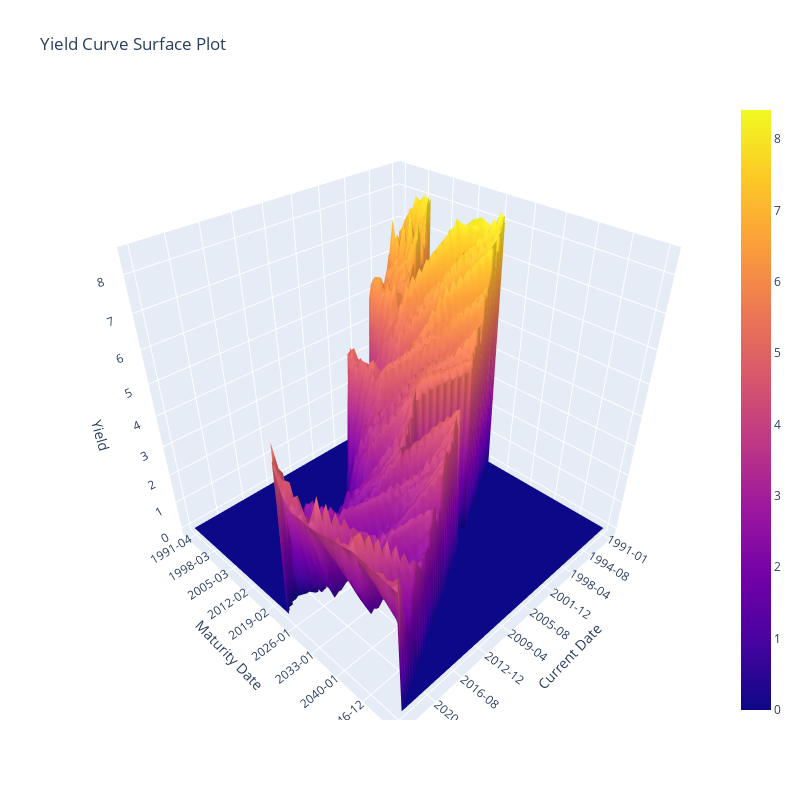

The code cell stored with this chart in its notebook:
### Code cell
import numpy as np
import pandas as pd
from scipy.interpolate import griddata
import plotly.graph_objects as go

# Convert dates to ordinal numbers
current_dates_num = pd.to_datetime(current_dates).map(pd.Timestamp.toordinal)
maturity_dates_num = pd.to_datetime(maturity_dates).map(pd.Timestamp.toordinal)

# Create grid for interpolation
grid_x, grid_y = np.mgrid[
    current_dates_num.min():current_dates_num.max():100j,
    maturity_dates_num.min():maturity_dates_num.max():100j
]

# Perform interpolation
grid_z = griddata(
    (current_dates_num, maturity_dates_num),
    yields,
    (grid_x, grid_y),
    method='linear'
)

# Handle NaN values
grid_z = np.nan_to_num(grid_z)

# Create the surface plot
fig = go.Figure(data=[go.Surface(x=grid_x, y=grid_y, z=grid_z)])

# Define tick positions and labels
tickvals_x = np.linspace(current_dates_num.min(), current_dates_num.max(), 10)
tickvals_y = np.linspace(maturity_dates_num.min(), maturity_dates_num.max(), 10)
ticktext_x = [pd.Timestamp.fromordinal(int(val)).strftime('%Y-%m') for val in tickvals_x]
ticktext_y = [pd.Timestamp.fromordinal(int(val)).strftime('%Y-%m') for val in tickvals_y]

# Update layout
fig.update_layout(
    title='Yield Curve Surface Plot',
    scene=dict(
        xaxis=dict(
            title='Current Date',
            tickmode='array',
            tickvals=tickvals_x,
            ticktext=ticktext_x
        ),
        yaxis=dict(
            title='Maturity Date',
            tickmode='array',
            tickvals=tickvals_y,
            ticktext=ticktext_y
        ),
        zaxis_title='Yield'
    ),
    width=800,
    height=800
)


fig.show()

### Figure 1 — Plotly figure (JSON) as saved in the notebook; plotly's stock layout.template omitted (floating-point values rounded to 4 significant figures; data arrays with more than 128 entries replaced by an {"elided": "..."} marker saying what was removed)
{"data": [{"type": "surface", "x": {"elided": "100x100 float values"}, "y": {"elided": "100x100 float values"}, "z": {"elided": "100x100 float values"}}], "layout": {"height": 800, "scene": {"xaxis": {"tickmode": "array", "ticktext": ["1991-01", "1994-08", "1998-04", "2001-12", "2005-08", "2009-04", "2012-12", "2016-08", "2020-04", "2023-12"], "tickvals": [726834, 728200.0, 729500.0, 730800.0, 732200.0, 733500.0, 734900.0, 736200.0, 737500.0, 738869], "title": {"text": "Current Date"}}, "yaxis": {"tickmode": "array", "ticktext": ["1991-04", "1998-03", "2005-03", "2012-02", "2019-02", "2026-01", "2033-01", "2040-01", "2046-12", "2053-12"], "tickvals": [726924, 729500.0, 732000.0, 734600.0, 737100.0, 739600.0, 742200.0, 744700.0, 747300.0, 749827], "title": {"text": "Maturity Date"}}, "zaxis": {"title": {"text": "Yield"}}}, "title": {"text": "Yield Curve Surface Plot"}, "width": 800}}
